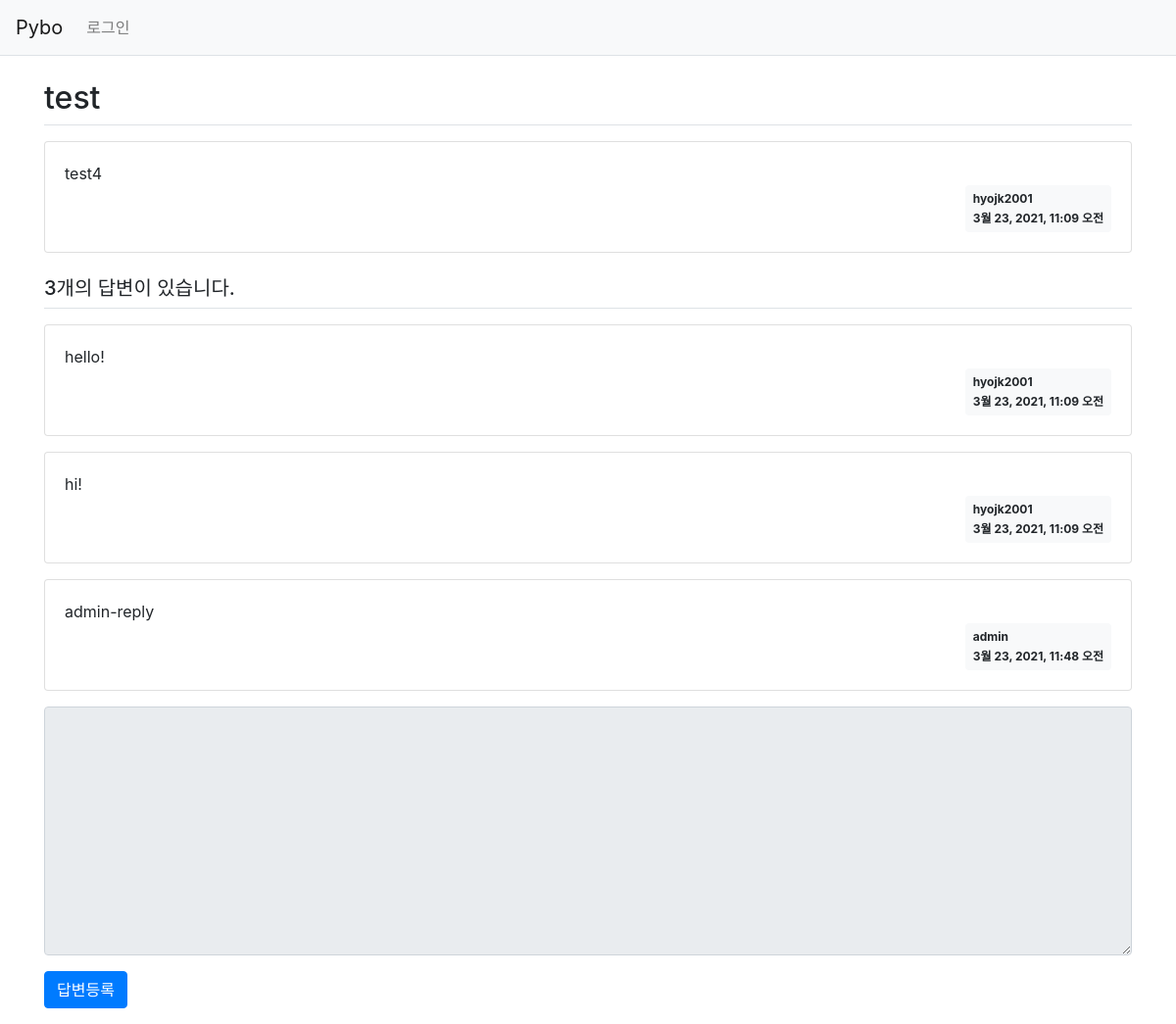
Page /pybo/309/ on the committed database.
### pybo/models.py (models this page shows, shortened)
class Question(models.Model):
    subject = models.CharField(max_length=200)
    content = models.TextField()
    create_date = models.DateTimeField()
    author = models.ForeignKey(User, on_delete=models.CASCADE)

class Answer(models.Model):
    question = models.ForeignKey(Question, on_delete=models.CASCADE)
    content = models.TextField()
    create_date = models.DateTimeField()
    author = models.ForeignKey(User, on_delete=models.CASCADE)

### pybo/views.py (the view)
# urls.py: path('<int:question_id>/', views.detail, name='detail'),
def detail(request, question_id):
    question = get_object_or_404(Question, pk=question_id)
    context = {'question': question}
    return render(request, 'pybo/question_detail.html', context)

### templates/pybo/question_detail.html (shortened to what this page needs)
{% extends 'base.html' %}
{% block content %}
<div class="container my-3">
    <h2 class="border-bottom py-2">{{ question.subject }}</h2>
    <div class="card my-3">
        <div class="card-body">
            <div class="card-text" style="white-space: pre-line;">{{ question.content }}</div>
            <div class="d-flex justify-content-end">
                <div class="badge badge-light p-2 text-left">
                    <div class="mb-2">{{ question.author.username }}</div>
                    <div>{{ question.create_date }}</div>
                </div>
            </div>
        </div>
    </div>
    <h5 class="border-bottom my-3 py-2">{{question.answer_set.count}}개의 답변이 있습니다.</h5>
    {% for answer in question.answer_set.all %}
    <div class="card my-3">
        <div class="card-body">
            <div class="card-text" style="white-space: pre-line;">{{ answer.content }}</div>
            <div class="d-flex justify-content-end">
                <div class="badge badge-light p-2 text-left">
                    <div class="mb-2">{{ answer.author.username }}</div>
                    <div>{{ answer.create_date }}</div>
                </div>
            </div>
        </div>
    </div>
    {% endfor %}
    <form action="{% url 'pybo:answer_create' question.id %}" method="post" class="my-3">
        <div class="form-group">
            <textarea {% if not user.is_authenticated %}disabled{% endif %}
              name="content" id="content" class="form-control" rows="10"></textarea>
        </div>
        <input type="submit" value="답변등록" class="btn btn-primary">
    </form>
</div>
{% endblock %}

### rows in the picture
Question: subject "test", content "test4", author.username "hyojk2001", create_date "3월 23, 2021, 11:09 오전", answer_set.count "3"
Answer: content "hello!", author.username "hyojk2001", create_date "3월 23, 2021, 11:09 오전"
Answer: content "hi!", author.username "hyojk2001", create_date "3월 23, 2021, 11:09 오전"
Answer: content "admin-reply", author.username "admin", create_date "3월 23, 2021, 11:48 오전"
